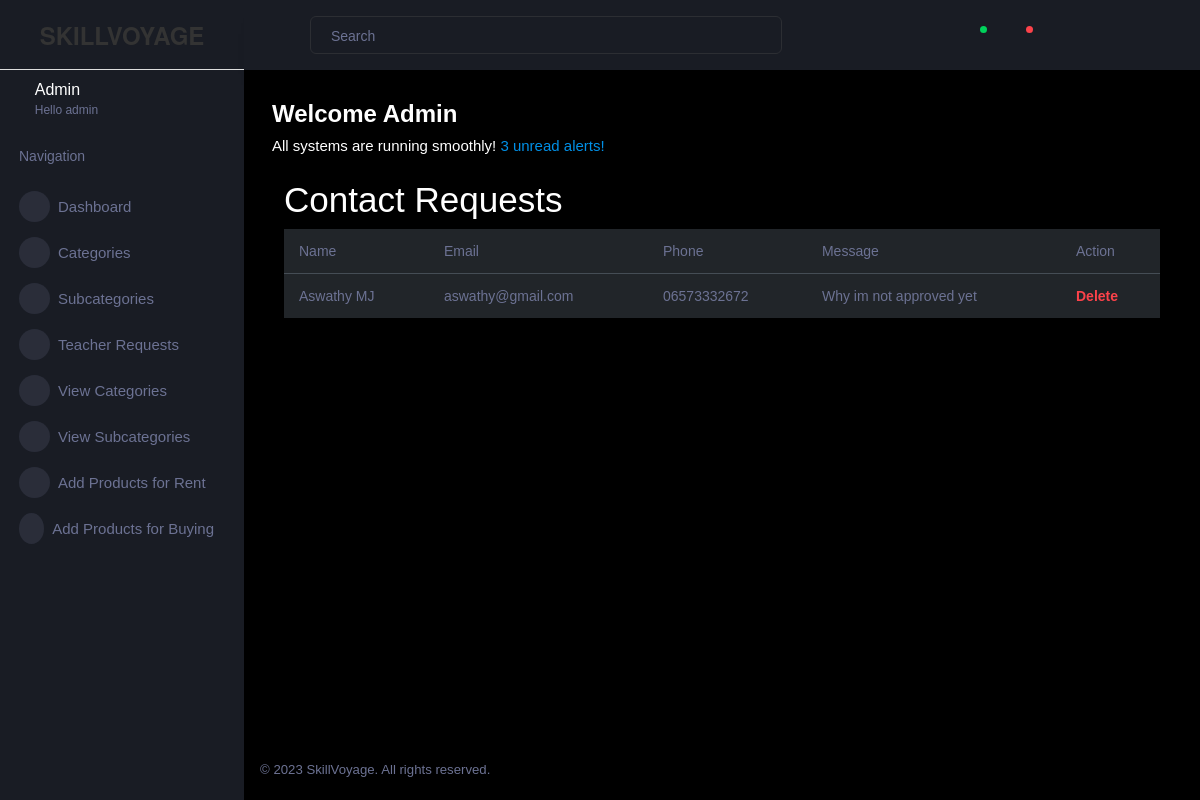
Screenshot of /admin-contact/ (signed in) with the database file from the repository.
### myApp/models.py (models this page shows, shortened)
class ContactUs(models.Model):
    id = models.BigAutoField(primary_key=True)
    first_name = models.CharField(max_length=255)
    last_name = models.CharField(max_length=255)
    email = models.EmailField()
    phone_number = models.CharField(max_length=20, blank=True, null=True)
    message = models.TextField(max_length=1000)

### myApp/views.py (the view)
# urls.py: path('admin-contact/', views.admin_contact_us_view, name='admin_contact'),
@login_required
def admin_contact_us_view(request):
    context = {}
    context['data'] = ContactUs.objects.all()
    return render(request, 'admin_contact_us.html', context)

### templates/admin_contact_us.html (shortened to what this page needs)
{% load static %}
<!DOCTYPE html>
<html lang="en">
<head>
    <link rel="stylesheet" href="{% static 'assets/vendors/mdi/css/materialdesignicons.min.css' %}">
    <link rel="stylesheet" href="{% static 'assets/vendors/css/vendor.bundle.base.css' %}">
    <link rel="stylesheet" href="{% static 'assets/vendors/jvectormap/jquery-jvectormap.css' %}">
    <link rel="stylesheet" href="{% static 'assets/vendors/flag-icon-css/css/flag-icon.min.css' %}">
    <link rel="stylesheet" href="{% static 'assets/vendors/owl-carousel-2/owl.carousel.min.css' %}">
    <link rel="stylesheet" href="{% static 'assets/vendors/owl-carousel-2/owl.theme.default.min.css' %}">
    <link rel="stylesheet" href="{% static 'assets/css/style.css' %}">
</head>
<body>
<div class="container-scroller">
    <nav class="sidebar sidebar-offcanvas" id="sidebar">
        <div class="sidebar-brand-wrapper d-none d-lg-flex align-items-center justify-content-center fixed-top">
            <span class="brand-text">SKILLVOYAGE</span>
        </div>
        <ul class="nav">
            <li class="nav-item profile">
                <div class="profile-desc">
                    <div class="profile-pic">
                        <div class="profile-name">
                            <h5 class="mb-0 font-weight-normal">Admin</h5>
                            <span>Hello admin</span>
                        </div>
                    </div>
                    <a href="#" id="profile-dropdown" data-toggle="dropdown"><i class="mdi mdi-dots-vertical"></i></a>
                </div>
            </li>
            <li class="nav-item nav-category">
                <span class="nav-link">Navigation</span>
            </li>
            <li class="nav-item menu-items">
                <a class="nav-link" href="{% url 'admin_view' %}">
                    <span class="menu-icon">
                        <i class="mdi mdi-speedometer"></i>
                    </span>
                    <span class="menu-title">Dashboard</span>
                </a>
            </li>
            <li class="nav-item menu-items">
                <a class="nav-link" href="{% url 'add_category' %}">
                    <span class="menu-icon">
                        <i class="mdi mdi-view-list"></i>
                    </span>
                    <span class="menu-title">Categories</span>
                </a>
            </li>
            <li class="nav-item menu-items">
                <a class="nav-link" href="{% url 'create_subcategory' %}">
                    <span class="menu-icon">
                        <i class="mdi mdi-tag"></i>
                    </span>
                    <span class="menu-title">Subcategories</span>
                </a>
            </li>
            <li class="nav-item menu-items">
                <a class="nav-link" href="{% url 'teacher_requests' %}">
                    <span class="menu-icon">
                        <i class="mdi mdi-account-check"></i>
                    </span>
                    <span class="menu-title">Teacher Requests</span>
                </a>
            </li>
            <li class="nav-item menu-items">
                <a class="nav-link" href="{% url 'view_categories' %}">
                    <span class="menu-icon">
                        <i class="mdi mdi-eye"></i>
                    </span>
                    <span class="menu-title">View Categories</span>
                </a>
            </li>
            <li class="nav-item menu-items">
                <a class="nav-link" href="{% url 'view_subcategories' %}">
                    <span class="menu-icon">
                        <i class="mdi mdi-eye"></i>
                    </span>
                    <span class="menu-title">View Subcategories</span>
                </a>
            </li>
            <li class="nav-item menu-items">
                <a class="nav-link" href="{% url 'add_product_rent' %}">
                    <span class="menu-icon">
                        <i class="mdi mdi-plus-box"></i>
                    </span>
                    <span class="menu-title">Add Products for Rent</span>
                </a>
            </li>
            <li class="nav-item menu-items">
                <a class="nav-link" href="{% url 'add_product_buy' %}">
                    <span class="menu-icon">
                        <i class="mdi mdi-cart"></i>
                    </span>
                    <span class="menu-title">Add Products for Buying</span>
                </a>
            </li>
        </ul>
    </nav>
    <div class="container-fluid page-body-wrapper">
        <nav class="navbar p-0 fixed-top d-flex flex-row">
            <div class="navbar-menu-wrapper flex-grow d-flex align-items-stretch">
                <button class="navbar-toggler navbar-toggler align-self-center" type="button" data-toggle="minimize">
                    <span class="mdi mdi-menu"></span>
                </button>
                <ul class="navbar-nav w-100">
                    <li class="nav-item w-100">
                        <form class="nav-link mt-2 mt-md-0 d-none d-lg-flex search">
                            <input type="text" class="form-control" placeholder="Search ">
                        </form>
                    </li>
                </ul>
                <ul class="navbar-nav navbar-nav-right">
                    <li class="nav-item dropdown">
                        <a class="nav-link count-indicator dropdown-toggle" id="messageDropdown" href="#" data-toggle="dropdown" aria-expanded="false">
                            <i class="mdi mdi-email"></i>
                            <span class="count bg-success"></span>
                        </a>
                    </li>
                    <li class="nav-item dropdown">
                        <a class="nav-link count-indicator dropdown-toggle" id="notificationDropdown" href="#" data-toggle="dropdown">
                            <i class="mdi mdi-bell"></i>
                            <span class="count bg-danger"></span>
                        </a>
                    </li>
                    <li class="nav-item nav-settings d-none d-lg-block">
                        <a class="nav-link" href="#">
                            <i class="mdi mdi-format-line-spacing"></i>
                        </a>
                    </li>
                    <li class="nav-item nav-logout d-none d-lg-block">
                        <a class="nav-link" href="{% url 'logout' %}">
                            <i class="mdi mdi-power"></i>
                        </a>
                    </li>
                    <li class="nav-item nav-settings d-none d-lg-block">
                        <a class="nav-link" href="#">
                            <i class="mdi mdi-format-line-spacing"></i>
                        </a>
                    </li>
                </ul>
            </div>
        </nav>
        <div class="main-panel">
            <div class="content-wrapper">
                <div class="row">
                    <div class="col-md-12 grid-margin">
                        <div class="row">
                            <div class="col-12 col-xl-8 mb-4 mb-xl-0">
                                <h3 class="font-weight-bold">Welcome Admin</h3>
                                <h6 class="font-weight-normal mb-0">All systems are running smoothly! <span class="text-primary">3 unread alerts!</span></h6>
                            </div>
                        </div>
                    </div>
                </div>
                <div class="container-fluid">
                    <h1>Contact Requests</h1>
                    <table class="table table-dark">
                        <thead>
                            <tr>
                                <th>Name</th>
                                <th>Email</th>
                                <th>Phone</th>
                                <th>Message</th>
                                <th>Action</th>
                            </tr>
                        </thead>
                        <tbody>
                            {% for contact in data %}
                            <tr>
                                <td>{{ contact.first_name }} {{ contact.last_name }}</td>
                                <td>{{ contact.email }}</td>
                                <td>{{ contact.phone_number }}</td>
                                <td>{{ contact.message }}</td>
                                <th>
                                    <a href="{% url 'admin_contact_delete' contact.id %}" class="text-danger" onclick="return confirm('Are you sure?')">Delete</a>
                                </th>
                            </tr>
                            {% endfor %}
                        </tbody>
                    </table>
                </div>
            </div>
            <footer class="footer">
                <div class="d-sm-flex justify-content-center justify-content-sm-between">
                    <span class="text-muted text-center text-sm-left d-block d-sm-inline-block">© 2023 SkillVoyage. All rights reserved.</span>
                </div>
            </footer>
        </div>
    </div>
</div>
</body>
</html>

### templates/admin_contact_us.html (style rules this page uses)
.sidebar-brand-wrapper { background-color: #f8f9fa; padding: 10px; border-bottom: 1px solid #ddd; font-family: 'Helvetica Neue', Helvetica, Arial, sans-serif; font-size: 24px; color: #333; font-weight: 700; text-transform: uppercase; }

### rows the page displays
ContactUs: first_name "Aswathy", last_name "MJ", email "aswathy@gmail.com", phone_number "06573332672", message "Why im not approved yet"
